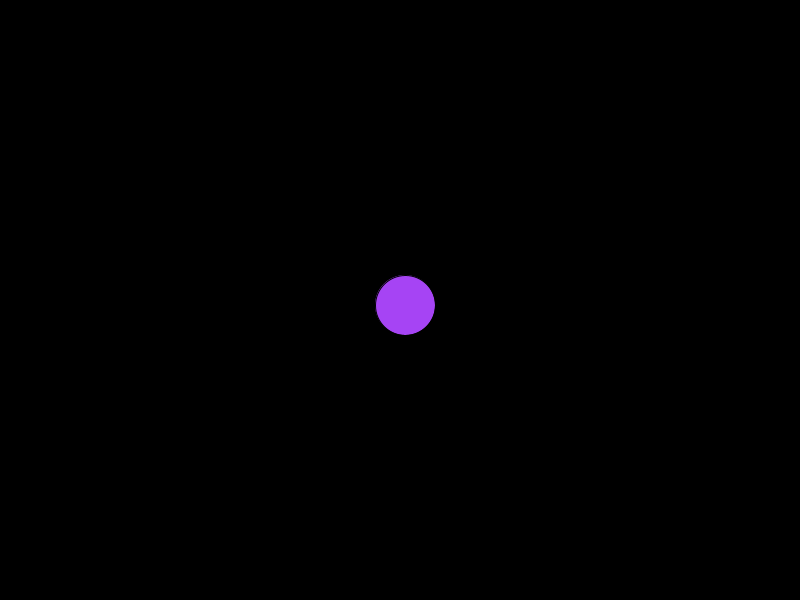
Frame 1 (no input)
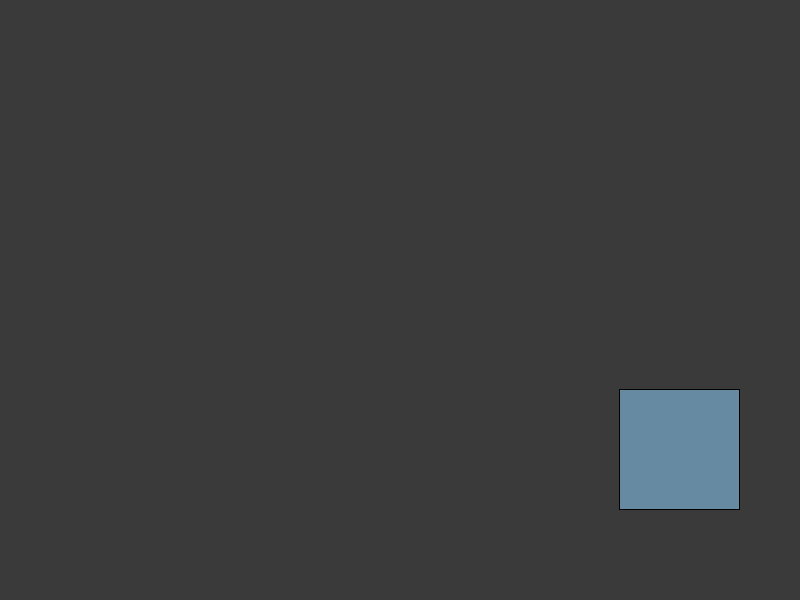
Frame 60 (the mouse pressed at the canvas centre just before this capture)
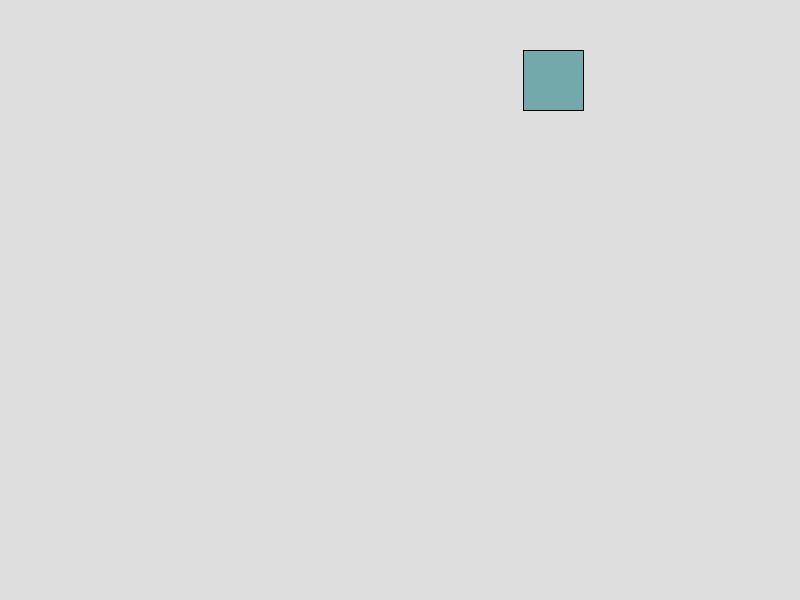
Frame 120 (the mouse held since frame 60 and released just before this capture)

The Processing sketch that drew these frames (run headless with seeded random() and noise(); from frame 60 on, the mouse is pressed at the canvas centre):

// Processing sketch: acid_ball
// ── acid_ball.pde
float x;
float y;
float xVelo;
float yVelo;
float size;
int shapeRed;
int shapeBlue;
int shapeGreen;
boolean shapeRedB;
boolean shapeGreenB;
boolean shapeBlueB;
color shapeColor;
int backgroundColor;
boolean shape;

void setup() {
  size(800, 600);
  x = width/2;
  y = height/2;
  xVelo = 5;
  yVelo = 5;
  size = 60;
  shapeColor = #1FFF03;
  backgroundColor = #000000;
  shape = true;
  rectMode(CENTER);
  shapeRed = int(random(0, 255));
  shapeGreen = int(random(0, 255));
  shapeBlue = int(random(0, 255));
}

void draw() {
  background(backgroundColor);
  x = x + xVelo;
  y = y + yVelo;

  if (shapeRedB)
  {
    shapeRed -= 2;
  } else
  {
    shapeRed += 2;
  }

  if (shapeGreenB)
  {
    shapeGreen -= 2;
  } else
  {
    shapeGreen += 2;
  }

  if (shapeBlueB)
  {
    shapeBlue -= 2;
  } else
  {
    shapeBlue += 2;
  }

  shapeColor = color(shapeRed, shapeGreen, shapeBlue);

  if (shape)
  {
    fill(shapeColor);
    ellipse(x, y, size, size);
  } else
  {
    fill(shapeColor);
    rect(x, y, size, size);
  }

  if (x > width - 200)
  {
    size = 120;
  } else
  {
    size = 60;
  }

  backgroundColor = 255 - int((y/255) * 110);

  if (x > width - size/2 || x < size/2)
  {
    xVelo = random(1, 10) * (xVelo/abs(xVelo));
    yVelo = random(1, 10) * (yVelo/abs(yVelo));
    xVelo = -xVelo;
    shape = !shape;
      shapeRed = int(random(0, 255));
  shapeGreen = int(random(0, 255));
  shapeBlue = int(random(0, 255));
  shapeRedB = random(1, 3) > 2;
    shapeBlueB = random(1, 3) > 2;
      shapeGreenB = random(1, 3) > 2;
  }
  if (y > height - size/2 || y < size/2)
  {
    xVelo = random(1, 10) * (xVelo/abs(xVelo));
    yVelo = random(1, 10) * (yVelo/abs(yVelo));
    yVelo = -yVelo;
    shape = !shape;
      shapeRed = int(random(0, 255));
  shapeGreen = int(random(0, 255));
  shapeBlue = int(random(0, 255));
    shapeRedB = random(1, 3) > 2;
    shapeBlueB = random(1, 3) > 2;
      shapeGreenB = random(1, 3) > 2;
  }
}
